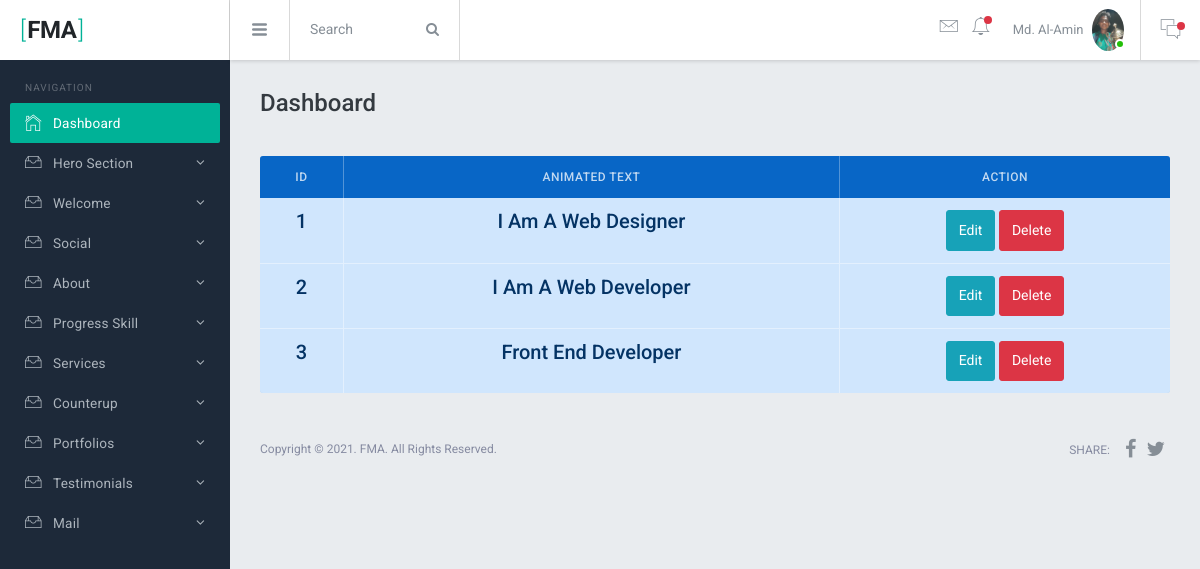
The page /admin/view-welcome.php (signed in) on the database its author committed.
### tables this page shows
CREATE TABLE `welcome` (
  `id` int(10) UNSIGNED NOT NULL,
  `txt` varchar(255) NOT NULL,
  `status` tinyint(4) NOT NULL DEFAULT 1
);

### admin/view-welcome.php (the view)
<?php require_once 'inc/header.php';
  $select = "SELECT * FROM welcome WHERE status = 1";
  $query = mysqli_query($conn, $select);
?>
 <table class="table table-bordered table-colored table-primary">
    <thead>
      <tr>
        <th class="wd-5p text-center">ID</th>
        <th class="wd-30p text-center">Animated Text</th>
        <th class="wd-20p text-center">Action</th>
      </tr>
    </thead>
    <tbody>
      <?php foreach ($query as $key => $welcome): ?>
      <tr>
        <th class="text-center" scope="row"><h5><?php echo ++$key ?></h5></th>
        <td class="text-center text-capitalize"><h5><?php if (isset($welcome['txt'])) echo $welcome['txt'] ?></h5></td>
        <?php if (isset($welcome['txt'])): ?>
        <td class="text-center">
          <a href="edit-welcome.php?id=<?= $welcome['id'] ?>" class="btn btn-info">Edit</a>
          <a href="delete-welcome.php?id=<?= $welcome['id'] ?>" class="btn btn-danger">Delete</a>
        </td>
        <?php endif;
      endforeach ?>
      </tr>
    </tbody>
  </table>
<?php require_once 'inc/footer.php'; ?>

### admin/inc/header.php (shortened to what this page needs)
<?php
require_once '../db.php';
  $adminId = $_SESSION['loginAdminId'];
$select = "SELECT * FROM admin WHERE id = $adminId";
$query = mysqli_query($conn, $select);
$assoc = mysqli_fetch_assoc($query);
?>
<!DOCTYPE html>
<html lang="en">
  <head>
    <link href="assets/lib/font-awesome/css/font-awesome.css" rel="stylesheet">
    <link href="assets/lib/Ionicons/css/ionicons.css" rel="stylesheet">
    <link href="../assets/lib/perfect-scrollbar/css/perfect-scrollbar.css" rel="stylesheet">
    <link href="assets/lib/jquery-switchbutton/jquery.switchButton.css" rel="stylesheet">
    <link href="assets/lib/rickshaw/rickshaw.min.css" rel="stylesheet">
    <link href="assets/lib/chartist/chartist.css" rel="stylesheet">
    <link rel="stylesheet" href="assets/css/bracket.css">
  </head>
  <body>
    <div class="br-logo"><a href=""><span>[</span>FMA<span>]</span></a></div>
    <div class="br-sideleft overflow-y-auto">
      <label class="sidebar-label pd-x-15 mg-t-20">Navigation</label>
      <div class="br-sideleft-menu">
        <a href="dashboard.php" class="br-menu-link active">
          <div class="br-menu-item">
            <i class="menu-item-icon icon ion-ios-home-outline tx-22"></i>
            <span class="menu-item-label">Dashboard</span>
          </div>
        </a>
        <a href="#" class="br-menu-link">
          <div class="br-menu-item">
            <i class="menu-item-icon icon ion-ios-filing-outline tx-24"></i>
            <span class="menu-item-label">Hero Section</span>
            <i class="menu-item-arrow fa fa-angle-down"></i>
          </div>
        </a>
         <a href="#" class="br-menu-link">
          <div class="br-menu-item">
            <i class="menu-item-icon icon ion-ios-filing-outline tx-24"></i>
            <span class="menu-item-label">Welcome</span>
            <i class="menu-item-arrow fa fa-angle-down"></i>
          </div>
        </a>
         <a href="#" class="br-menu-link">
          <div class="br-menu-item">
            <i class="menu-item-icon icon ion-ios-filing-outline tx-24"></i>
            <span class="menu-item-label">Social</span>
            <i class="menu-item-arrow fa fa-angle-down"></i>
          </div>
        </a>
         <a href="#" class="br-menu-link">
          <div class="br-menu-item">
            <i class="menu-item-icon icon ion-ios-filing-outline tx-24"></i>
            <span class="menu-item-label">About</span>
            <i class="menu-item-arrow fa fa-angle-down"></i>
          </div>
        </a>
         <a href="#" class="br-menu-link">
          <div class="br-menu-item">
            <i class="menu-item-icon icon ion-ios-filing-outline tx-24"></i>
            <span class="menu-item-label">Progress Skill</span>
            <i class="menu-item-arrow fa fa-angle-down"></i>
          </div>
        </a>
         <a href="#" class="br-menu-link">
          <div class="br-menu-item">
            <i class="menu-item-icon icon ion-ios-filing-outline tx-24"></i>
            <span class="menu-item-label">Services</span>
            <i class="menu-item-arrow fa fa-angle-down"></i>
          </div>
        </a>
         <a href="#" class="br-menu-link">
          <div class="br-menu-item">
            <i class="menu-item-icon icon ion-ios-filing-outline tx-24"></i>
            <span class="menu-item-label">Counterup</span>
            <i class="menu-item-arrow fa fa-angle-down"></i>
          </div>
        </a>
        <a href="#" class="br-menu-link">
          <div class="br-menu-item">
            <i class="menu-item-icon icon ion-ios-filing-outline tx-24"></i>
            <span class="menu-item-label">Portfolios</span>
            <i class="menu-item-arrow fa fa-angle-down"></i>
          </div>
        </a>
        <a href="#" class="br-menu-link">
          <div class="br-menu-item">
            <i class="menu-item-icon icon ion-ios-filing-outline tx-24"></i>
            <span class="menu-item-label">Testimonials</span>
            <i class="menu-item-arrow fa fa-angle-down"></i>
          </div>
        </a>
        <a href="#" class="br-menu-link">
          <div class="br-menu-item">
            <i class="menu-item-icon icon ion-ios-filing-outline tx-24"></i>
            <span class="menu-item-label">Mail</span>
            <i class="menu-item-arrow fa fa-angle-down"></i>
          </div>
        </a>
      </div>
      <br>
    </div>
    <div class="br-header">
      <div class="br-header-left">
        <div class="navicon-left hidden-md-down"><a id="btnLeftMenu" href=""><i class="icon ion-navicon-round"></i></a></div>
        <div class="input-group hidden-xs-down wd-170 transition">
          <input id="searchbox" type="text" class="form-control" placeholder="Search">
          <span class="input-group-btn">
            <button class="btn btn-secondary" type="button"><i class="fa fa-search"></i></button>
          </span>
        </div>
      </div>
      <div class="br-header-right">
        <nav class="nav">
          <div class="dropdown">
            <a href="" class="nav-link pd-x-7 pos-relative" data-toggle="dropdown">
              <i class="icon ion-ios-email-outline tx-24"></i>
              <?php
              $not = "SELECT * FROM mail WHERE notification = 'on'";
              $nq = mysqli_query($conn, $not);
              $na = mysqli_fetch_assoc($nq);
               ?>
              <span class="square-8 <?= isset($na['notification']) == 'on' ? 'bg-danger' : '' ?> pos-absolute t-15 r-0 rounded-circle"></span>
            </a>
          </div>
          <div class="dropdown">
            <a href="" class="nav-link pd-x-7 pos-relative" data-toggle="dropdown">
              <i class="icon ion-ios-bell-outline tx-24"></i>
              <span class="square-8 bg-danger pos-absolute t-15 r-5 rounded-circle"></span>
            </a>
          </div>
          <div class="dropdown">
            <a href="" class="nav-link nav-link-profile" data-toggle="dropdown">
              <span class="logged-name hidden-md-down"><?= $assoc['name'] ?></span>
              <img src="upload/profile/<?= $assoc['image'] ?>" class="wd-32 rounded-circle" alt="">
              <span class="square-10 bg-success"></span>
            </a>
          </div>
        </nav>
        <div class="navicon-right">
          <a id="btnRightMenu" href="" class="pos-relative">
            <i class="icon ion-ios-chatboxes-outline"></i>
            <span class="square-8 bg-danger pos-absolute t-10 r--5 rounded-circle"></span>
          </a>
        </div>
      </div>
    </div>
    <div class="br-mainpanel">
      <div class="pd-30">
        <h4 class="tx-gray-800 mg-b-5">Dashboard</h4>
      </div>
      <div class="br-pagebody mg-t-5 pd-x-30">

### rows shown on the page
welcome: txt "I Am A Web Designer"
welcome: txt "I Am A Web Developer"
welcome: txt "Front End Developer"

### other values the page prints
$assoc['name'] "Md. Al-Amin"
